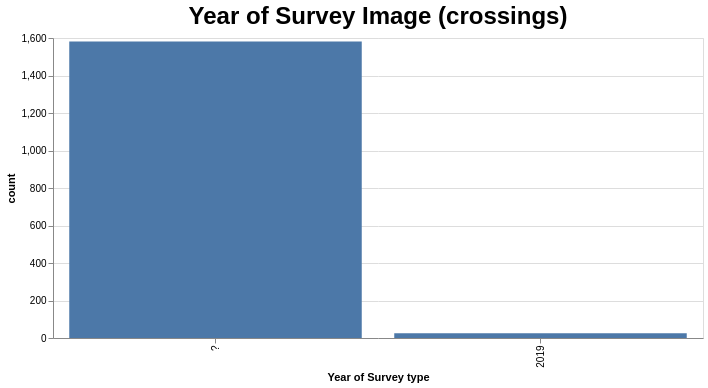

This figure's Vega-Lite source:
### Vega-Lite specification from a JSON file in a GitHub repository (floating-point values rounded to 4 significant figures)
{"config": {"view": {"continuousWidth": 300, "continuousHeight": 300}, "title": {"fontSize": 24}}, "data": {"values": [{"Year of Survey type": "?", "count": 1581, "percent": "98.38%"}, {"Year of Survey type": "2019", "count": 26, "percent": "1.62%"}]}, "mark": {"type": "bar"}, "encoding": {"tooltip": [{"field": "percent", "type": "nominal"}], "x": {"field": "Year of Survey type", "sort": "-y", "type": "nominal"}, "y": {"field": "count", "type": "quantitative"}}, "height": 300, "params": [{"name": "param_11", "select": {"type": "interval", "encodings": ["x", "y"]}, "bind": "scales"}], "title": "Year of Survey Image (crossings)", "width": 650, "$schema": "https://vega.github.io/schema/vega-lite/v5.json", "datasets": {"data-319e8fd2a40444defdc2124e77ad7648": [{"Year of Survey type": "?", "count": 1581, "percent": "98.38%"}, {"Year of Survey type": "2019", "count": 26, "percent": "1.62%"}]}}
